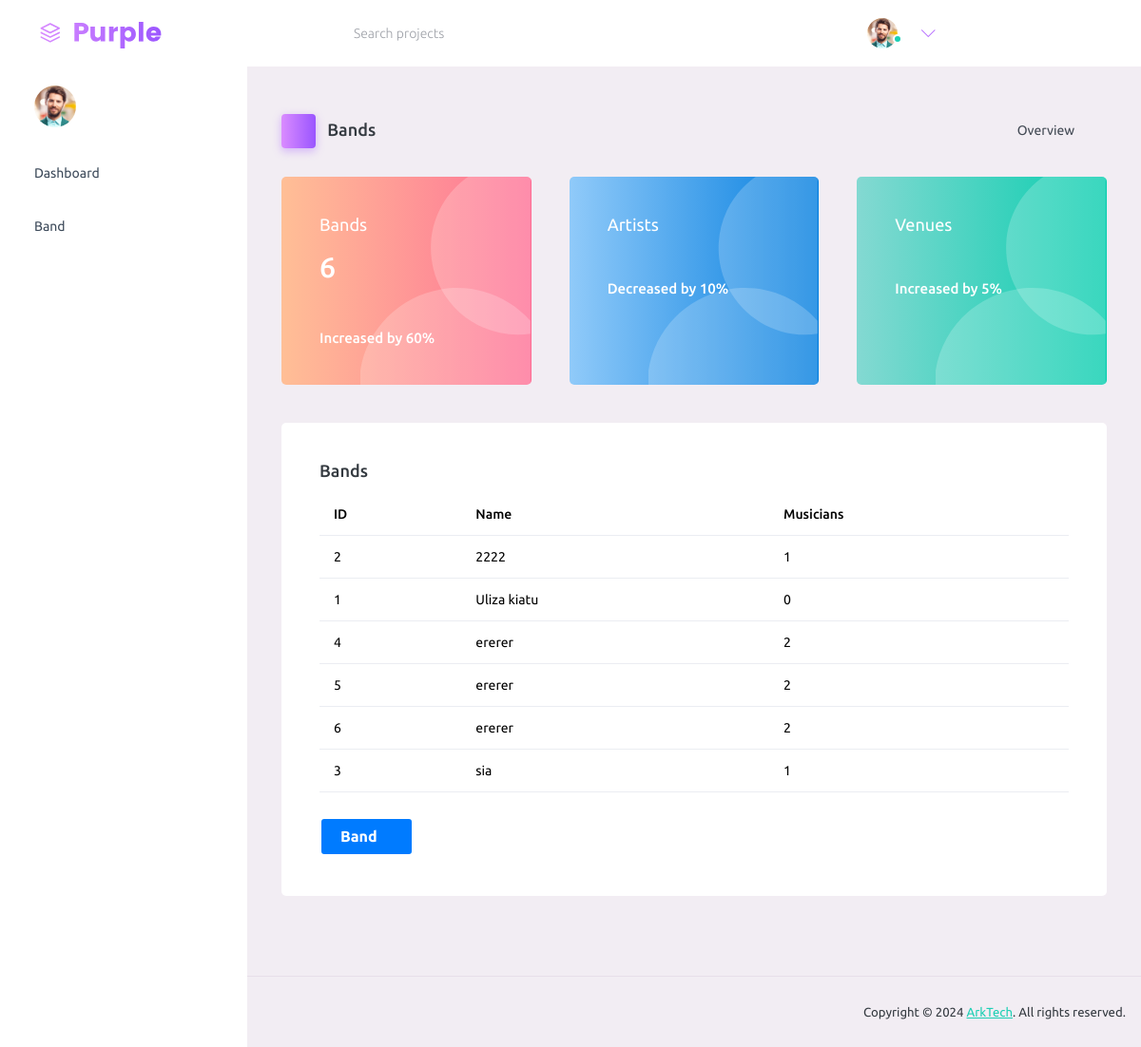
Screenshot of /bands/ with the database file from the repository.
### bands/models.py (models this page shows, shortened)
class Band(models.Model):
    name = models.CharField(max_length=20)
    musicians = models.ManyToManyField(Musician)

### bands/views.py (the view)
# urls.py: path('', include("bands.urls"))
def bands(request):
    all_bands = Band.objects.all().order_by('name')
    number_of_bands = all_bands.count()
    data = {
        'number_of_bands': number_of_bands,
        'bands': all_bands,
    }
    return render(request, 'bands.html', data)

### templates/bands.html (shortened to what this page needs)
{% load static %}
<!DOCTYPE html>
<html lang="en">
  <head>
    <link rel="stylesheet" href="{% static 'assets/vendors/mdi/css/materialdesignicons.min.css' %}">
    <link rel="stylesheet" href="{% static 'assets/vendors/ti-icons/css/themify-icons.css'  %}">
    <link rel="stylesheet" href="{% static 'assets/vendors/css/vendor.bundle.base.css'  %}">
    <link rel="stylesheet" href="{% static 'assets/vendors/font-awesome/css/font-awesome.min.css'  %}">
    <link rel="stylesheet" href="{% static 'assets/vendors/font-awesome/css/font-awesome.min.css'  %}" />
    <link rel="stylesheet" href="{% static 'assets/vendors/bootstrap-datepicker/bootstrap-datepicker.min.css'  %}">
    <link rel="stylesheet" href="{% static 'assets/css/style.css'  %}">
  </head>
  <body>
    <div class="container-scroller">
      <nav class="navbar default-layout-navbar col-lg-12 col-12 p-0 fixed-top d-flex flex-row">
        <div class="text-center navbar-brand-wrapper d-flex align-items-center justify-content-start">
          <a class="navbar-brand brand-logo" href="index.html"><img src="{% static 'assets/images/logo.svg'  %}" alt="logo" /></a>
        </div>
        <div class="navbar-menu-wrapper d-flex align-items-stretch">
          <button class="navbar-toggler navbar-toggler align-self-center" type="button" data-toggle="minimize">
            <span class="mdi mdi-menu"></span>
          </button>
          <div class="search-field d-none d-md-block">
            <form class="d-flex align-items-center h-100" action="#">
              <div class="input-group">
                <div class="input-group-prepend bg-transparent">
                  <i class="input-group-text border-0 mdi mdi-magnify"></i>
                </div>
                <input type="text" class="form-control bg-transparent border-0" placeholder="Search projects">
              </div>
            </form>
          </div>
          <ul class="navbar-nav navbar-nav-right">
            <li class="nav-item nav-profile dropdown">
              <a class="nav-link dropdown-toggle" id="profileDropdown" href="#" data-bs-toggle="dropdown" aria-expanded="false">
                <div class="nav-profile-img">
                  <img src="{% static 'assets/images/faces/face1.jpg'  %}" alt="image">
                  <span class="availability-status online"></span>
                </div>
              </a>
            </li>
            <li class="nav-item d-none d-lg-block full-screen-link">
              <a class="nav-link">
                <i class="mdi mdi-fullscreen" id="fullscreen-button"></i>
              </a>
            </li>
            <li class="nav-item nav-logout d-none d-lg-block">
              <a class="nav-link" href="#">
                <i class="mdi mdi-power"></i>
              </a>
            </li>
            <li class="nav-item nav-settings d-none d-lg-block">
              <a class="nav-link" href="#">
                <i class="mdi mdi-format-line-spacing"></i>
              </a>
            </li>
          </ul>
        </div>
      </nav>
      <div class="container-fluid page-body-wrapper">
        <nav class="sidebar sidebar-offcanvas" id="sidebar">
          <ul class="nav">
            <li class="nav-item nav-profile">
              <a href="#" class="nav-link">
                <div class="nav-profile-image">
                  <img src="{% static 'assets/images/faces/face1.jpg'  %}" alt="profile" />
                </div>
                <i class="mdi mdi-bookmark-check text-success nav-profile-badge"></i>
              </a>
            </li>
            <li class="nav-item">
              <a class="nav-link" href="{% url 'home' %}">
                <span class="menu-title">Dashboard</span>
                <i class="mdi mdi-home menu-icon"></i>
              </a>
            </li>
            <li class="nav-item">
              <a class="nav-link" href="{% url 'bands' %}">
                <span class="menu-title">Band</span>
                <i class="mdi mdi-home menu-icon"></i>
              </a>
            </li>
          </ul>
        </nav>
        <div class="main-panel">
          <div class="content-wrapper">
            <div class="page-header">
              <h3 class="page-title">
                <span class="page-title-icon bg-gradient-primary text-white me-2">
                  <i class="mdi mdi-home"></i>
                </span> Bands
              </h3>
              <nav aria-label="breadcrumb">
                <ul class="breadcrumb">
                  <li class="breadcrumb-item active" aria-current="page">
                    Overview <i class="mdi mdi-alert-circle-outline icon-sm text-primary align-middle"></i>
                  </li>
                </ul>
              </nav>
            </div>
            <div class="row">
              <div class="col-md-4 stretch-card grid-margin">
                <div class="card bg-gradient-danger card-img-holder text-white">
                  <div class="card-body">
                    <img src="{% static 'assets/images/dashboard/circle.svg'  %}" class="card-img-absolute" alt="circle-image" />
                    <h4 class="font-weight-normal mb-3">Bands
                    </h4>
                    <h2 class="mb-5">{{ number_of_bands }}</h2>
                    <h6 class="card-text">Increased by 60%</h6>
                  </div>
                </div>
              </div>
              <div class="col-md-4 stretch-card grid-margin">
                <div class="card bg-gradient-info card-img-holder text-white">
                  <div class="card-body">
                    <img src="{% static 'assets/images/dashboard/circle.svg'%}" class="card-img-absolute" alt="circle-image" />
                    <h4 class="font-weight-normal mb-3">Artists
                    </h4>
                    <h2 class="mb-5">{{ number_of_art }}<h2>
                    <h6 class="card-text">Decreased by 10%</h6>
                  </div>
                </div>
              </div>
              <div class="col-md-4 stretch-card grid-margin">
                <div class="card bg-gradient-success card-img-holder text-white">
                  <div class="card-body">
                    <img src="{% static 'assets/images/dashboard/circle.svg'  %}" class="card-img-absolute" alt="circle-image" />
                    <h4 class="font-weight-normal mb-3">Venues
                    </h4>
                    <h6 class="card-text">Increased by 5%</h6>
                  </div>
                </div>
              </div>
            </div>
            <div class="row">
              <div class="col-12 grid-margin">
                <div class="card">
                  <div class="card-body">
                    <h4 class="card-title">Bands</h4>
                    <div class="table-responsive">
                      <table class="table">
                        <thead>
                          <tr>
                            <th> ID </th>
                            <th> Name</th>
                            <th> Musicians</th>
                          </tr>
                        </thead>
                        <tbody>
                          {% for band in bands %}
                          <tr>
                            <td>
                              {{band.id}}
                            </td>
                            <td>
                              {{band.name}}
                            </td>
                            <td>
                              {{band.musicians.count}}
                            </td>
                            {% endfor %}
                          </tr>
                        </tbody>
                      </table>
                    </div>
                      <nav>
                        <a class="nav-link" href="{% url 'create_band' %}">
                          <button class="btn">
                            <span class="menu-title">Band</span>
                            <i class="mdi mdi-home menu-icon"></i>
                          </button>
                        </a>
                      </nav>
                  </div>
                </div>
              </div>
            </div>
          </div>
          <footer class="footer">
            <div class="d-sm-flex justify-content-center justify-content-sm-between">
              <span class="float-none float-sm-right d-block mt-1 mt-sm-0 text-center">Copyright © 2024 <a href="https://github.com/kibetamos" target="_blank">ArkTech</a>. All rights reserved.</span>
            </div>
          </footer>
        </div>
      </div>
    </div>
  </body>
</html>

### templates/bands.html (style rules this page uses)
.btn { background-color: #007bff; color: white; border: none; padding: 10px 20px; cursor: pointer; text-align: center; text-decoration: none; display: inline-block; font-size: 16px; margin: 4px 2px; transition-duration: 0.4s; }

### rows the page displays
Band: id "2", name "2222", musicians.count "1"
Band: id "1", name "Uliza kiatu", musicians.count "0"
Band: id "4", name "ererer", musicians.count "2"
Band: id "5", name "ererer", musicians.count "2"
Band: id "6", name "ererer", musicians.count "2"
Band: id "3", name "sia", musicians.count "1"

### other values shown
{{ number_of_bands }} "6"
